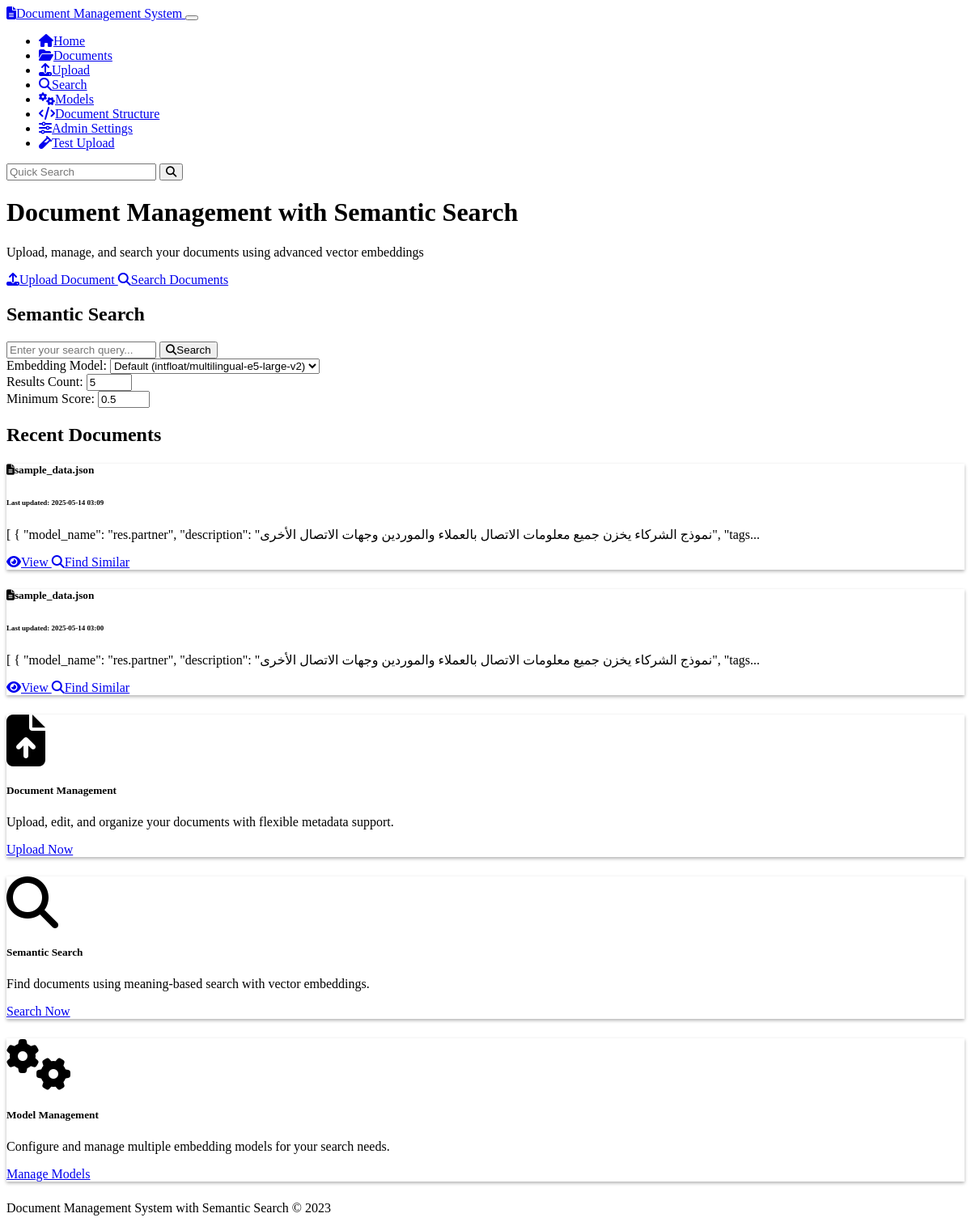
Before: / with the older database file.
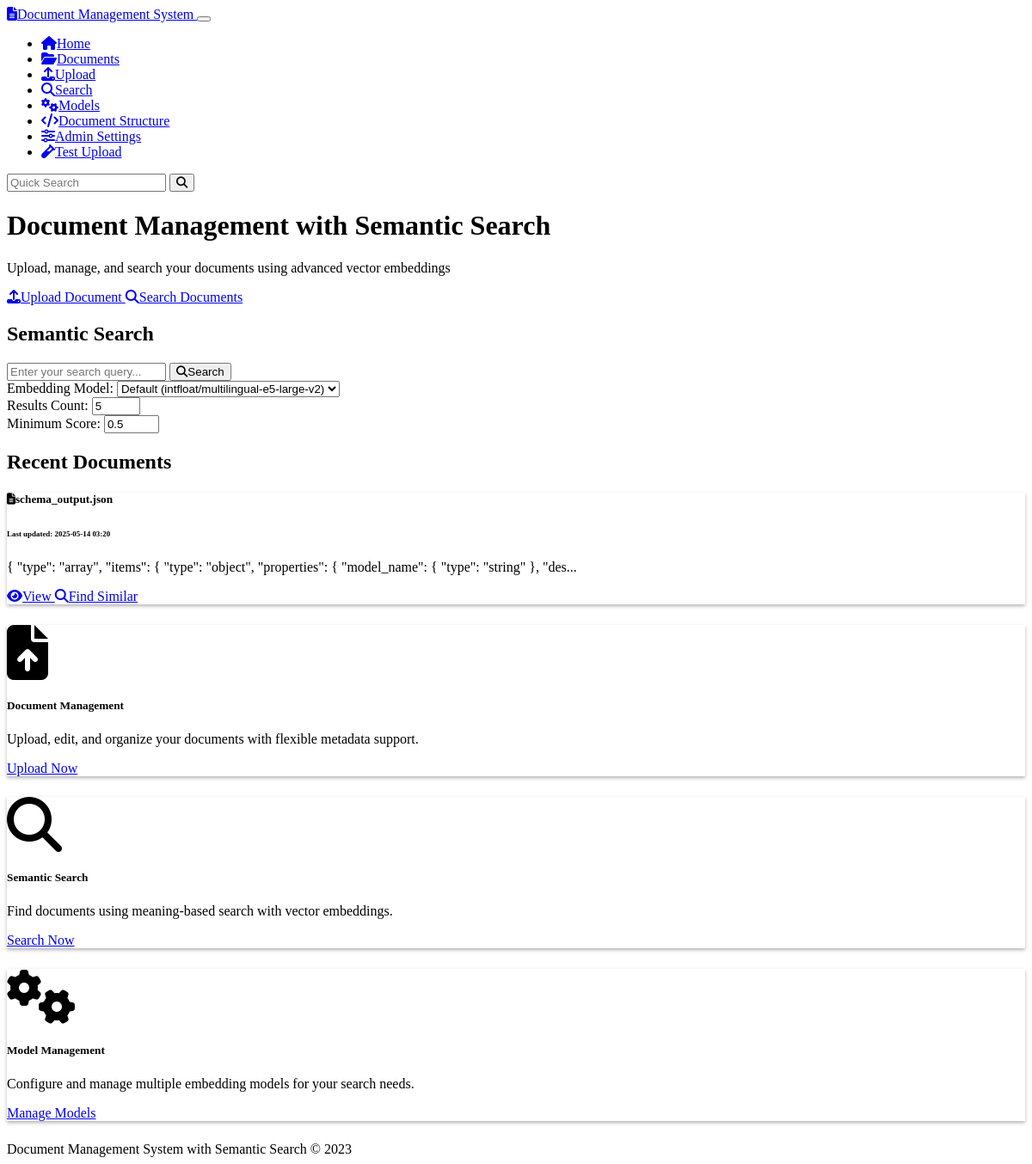
After: the same page with the newer database file.
### models.py (models this page shows, shortened)
class Document(db.Model):
    id = db.Column(db.String(36), primary_key=True, default=lambda: str(uuid.uuid4()))
    name = db.Column(db.String(255), nullable=False)
    content = db.Column(db.Text, nullable=False)
    mime_type = db.Column(db.String(100), nullable=False)
    created_at = db.Column(db.DateTime, default=datetime.datetime.utcnow)
    updated_at = db.Column(db.DateTime, default=datetime.datetime.utcnow, onupdate=datetime.datetime.utcnow)
    chunks = db.relationship('Chunk', backref='document', cascade='all, delete-orphan')
    doc_metadata = db.relationship('Metadata', backref='document', cascade='all, delete-orphan')

### routes.py (the view)
@app.route('/')
def index():
    ensure_default_model()
    em = get_embedding_manager()
    recent_documents = Document.query.order_by(Document.updated_at.desc()).limit(5).all()
    active_models = em.get_active_models()
    default_model = em.get_default_model()
    return render_template(
        'index.html',
        recent_documents=recent_documents,
        active_models=active_models,
        default_model=default_model
    )

### embedding_models.py (called while the page is built)
    def get_default_model(self) -> Optional[EmbeddingModel]:
        return EmbeddingModel.query.filter_by(is_default=True, is_active=True).first()

    def get_active_models(self) -> List[EmbeddingModel]:
        return EmbeddingModel.query.filter_by(is_active=True).all()

### routes.py (called while the page is built)
def get_embedding_manager():
    global embedding_manager
    if embedding_manager is None:
        embedding_manager = EmbeddingModelManager()
    return embedding_manager

def ensure_default_model():
    with app.app_context():
        if not EmbeddingModel.query.first():
            manager = get_embedding_manager()
            manager.add_model(
                name="Simple Vector Embedding",
                model_type="simple-embedder",
                model_path="default",
                dimension=384,
                is_active=True,
                is_default=True
            )

### templates/index.html (shortened to what this page needs)
{% extends 'base.html' %}
{% block content %}
<div class="row">
    <div class="col-md-8 mx-auto text-center mb-5">
        <h1 class="display-5 fw-bold mb-4">Document Management with Semantic Search</h1>
        <p class="lead mb-4">Upload, manage, and search your documents using advanced vector embeddings</p>
        <div class="d-grid gap-2 d-sm-flex justify-content-center">
            <a href="{{ url_for('upload') }}" class="btn btn-primary btn-lg px-4 gap-3">
                <i class="fas fa-upload me-2"></i>Upload Document
            </a>
            <a href="{{ url_for('search_page') }}" class="btn btn-outline-secondary btn-lg px-4">
                <i class="fas fa-search me-2"></i>Search Documents
            </a>
        </div>
    </div>
</div>
<div class="row mb-5">
    <div class="col-md-10 mx-auto">
        <div class="p-5 bg-dark rounded-3 shadow">
            <h2 class="text-center mb-4">Semantic Search</h2>
            <form action="{{ url_for('search_page') }}" method="get">
                <div class="input-group mb-3">
                    <input type="text" class="form-control form-control-lg" name="query"
                           placeholder="Enter your search query..." aria-label="Search query">
                    <button class="btn btn-info" type="submit">
                        <i class="fas fa-search me-2"></i>Search
                    </button>
                </div>
                <div class="row g-3 align-items-center">
                    <div class="col-md-4">
                        <label for="model-select" class="form-label">Embedding Model:</label>
                        <select class="form-select" id="model-select" name="model_id">
                            <option value="">Default ({{ default_model.name if default_model else 'None' }})</option>
                        </select>
                    </div>
                    <div class="col-md-4">
                        <label for="top-k" class="form-label">Results Count:</label>
                        <input type="number" class="form-control" id="top-k" name="top_k" value="5" min="1" max="20">
                    </div>
                    <div class="col-md-4">
                        <label for="min-score" class="form-label">Minimum Score:</label>
                        <input type="number" class="form-control" id="min-score" name="min_score" value="0.5" min="0" max="1" step="0.1">
                    </div>
                </div>
            </form>
        </div>
    </div>
</div>
<div class="row mb-4">
    <div class="col-12">
        <h2 class="border-bottom pb-2">Recent Documents</h2>
    </div>
</div>
<div class="row">
    {% if recent_documents %}
        {% for document in recent_documents %}
            <div class="col-md-6 mb-4">
                <div class="card h-100">
                    <div class="card-body">
                        <h5 class="card-title">
                            <i class="fas fa-file-alt me-2"></i>{{ document.name }}
                        </h5>
                        <h6 class="card-subtitle mb-2 text-muted">
                            <small>Last updated: {{ document.updated_at.strftime('%Y-%m-%d %H:%M') }}</small>
                        </h6>
                        <p class="card-text">
                            {{ (document.content[:150] + '...') if document.content|length > 150 else document.content }}
                        </p>
                    </div>
                    <div class="card-footer bg-transparent">
                        <a href="{{ url_for('document_view', document_id=document.id) }}" class="btn btn-sm btn-outline-info">
                            <i class="fas fa-eye me-1"></i>View
                        </a>
                        <a href="{{ url_for('search_page') }}?query={{ document.name }}" class="btn btn-sm btn-outline-secondary">
                            <i class="fas fa-search me-1"></i>Find Similar
                        </a>
                    </div>
                </div>
            </div>
        {% endfor %}
    {% else %}
        <div class="col-12">
            <div class="alert alert-info">
                <i class="fas fa-info-circle me-2"></i>No documents yet. <a href="{{ url_for('upload') }}">Upload your first document</a>!
            </div>
        </div>
    {% endif %}
</div>
<div class="row mt-5">
    <div class="col-md-4 mb-4">
        <div class="card h-100 text-center">
            <div class="card-body">
                <div class="py-3">
                    <i class="fas fa-file-upload fa-4x text-primary mb-3"></i>
                    <h5 class="card-title">Document Management</h5>
                    <p class="card-text">Upload, edit, and organize your documents with flexible metadata support.</p>
                </div>
            </div>
            <div class="card-footer bg-transparent">
                <a href="{{ url_for('upload') }}" class="btn btn-sm btn-outline-primary">Upload Now</a>
            </div>
        </div>
    </div>
    <div class="col-md-4 mb-4">
        <div class="card h-100 text-center">
            <div class="card-body">
                <div class="py-3">
                    <i class="fas fa-search fa-4x text-info mb-3"></i>
                    <h5 class="card-title">Semantic Search</h5>
                    <p class="card-text">Find documents using meaning-based search with vector embeddings.</p>
                </div>
            </div>
            <div class="card-footer bg-transparent">
                <a href="{{ url_for('search_page') }}" class="btn btn-sm btn-outline-info">Search Now</a>
            </div>
        </div>
    </div>
    <div class="col-md-4 mb-4">
        <div class="card h-100 text-center">
            <div class="card-body">
                <div class="py-3">
                    <i class="fas fa-cogs fa-4x text-warning mb-3"></i>
                    <h5 class="card-title">Model Management</h5>
                    <p class="card-text">Configure and manage multiple embedding models for your search needs.</p>
                </div>
            </div>
            <div class="card-footer bg-transparent">
                <a href="{{ url_for('model_management') }}" class="btn btn-sm btn-outline-warning">Manage Models</a>
            </div>
        </div>
    </div>
</div>
{% endblock %}

### templates/base.html (shortened to what this page needs)
<!DOCTYPE html>
<html lang="en" data-bs-theme="dark">
<head>
    <link rel="stylesheet" href="https://cdn.replit.com/agent/bootstrap-agent-dark-theme.min.css">
    <link rel="stylesheet" href="https://cdnjs.cloudflare.com/ajax/libs/font-awesome/6.4.0/css/all.min.css">
    <link rel="stylesheet" href="{{ url_for('static', filename='css/custom.css') }}">
</head>
<body>
    <nav class="navbar navbar-expand-lg navbar-dark bg-dark">
        <div class="container">
            <a class="navbar-brand" href="{{ url_for('index') }}">
                <i class="fas fa-file-alt me-2"></i>Document Management System
            </a>
            <button class="navbar-toggler" type="button" data-bs-toggle="collapse" data-bs-target="#navbarNav"
                    aria-controls="navbarNav" aria-expanded="false" aria-label="Toggle navigation">
            </button>
            <div class="collapse navbar-collapse" id="navbarNav">
                <ul class="navbar-nav me-auto">
                    <li class="nav-item">
                        <a class="nav-link" href="{{ url_for('index') }}">
                            <i class="fas fa-home me-1"></i>Home
                        </a>
                    </li>
                    <li class="nav-item">
                        <a class="nav-link" href="{{ url_for('document_list') }}">
                            <i class="fas fa-folder-open me-1"></i>Documents
                        </a>
                    </li>
                    <li class="nav-item">
                        <a class="nav-link" href="{{ url_for('upload') }}">
                            <i class="fas fa-upload me-1"></i>Upload
                        </a>
                    </li>
                    <li class="nav-item">
                        <a class="nav-link" href="{{ url_for('search_page') }}">
                            <i class="fas fa-search me-1"></i>Search
                        </a>
                    </li>
                    <li class="nav-item">
                        <a class="nav-link" href="{{ url_for('model_management') }}">
                            <i class="fas fa-cogs me-1"></i>Models
                        </a>
                    </li>
                    <li class="nav-item">
                        <a class="nav-link" href="{{ url_for('document_schema_page') }}">
                            <i class="fas fa-code me-1"></i>Document Structure
                        </a>
                    </li>
                    <li class="nav-item">
                        <a class="nav-link" href="{{ url_for('admin_settings_page') }}">
                            <i class="fas fa-sliders-h me-1"></i>Admin Settings
                        </a>
                    </li>
                    <li class="nav-item">
                        <a class="nav-link" href="{{ url_for('test_upload_page') }}">
                            <i class="fas fa-vial me-1"></i>Test Upload
                        </a>
                    </li>
                </ul>
                <form class="d-flex" action="{{ url_for('search_page') }}" method="get">
                    <input class="form-control me-2" type="search" name="query" placeholder="Quick Search" aria-label="Search">
                    <button class="btn btn-outline-info" type="submit">
                        <i class="fas fa-search"></i>
                    </button>
                </form>
            </div>
        </div>
    </nav>
    <div class="container py-4">
        {% block content %}{% endblock %}
    </div>
    <footer class="footer mt-auto py-3 bg-dark">
        <div class="container text-center">
            <span class="text-muted">Document Management System with Semantic Search &copy; 2023</span>
        </div>
    </footer>
</body>
</html>

### static/css/custom.css (style rules this page uses)
body { min-height: 100vh; display: flex; flex-direction: column; }
.footer { margin-top: auto; }
.card { box-shadow: 0 0.125rem 0.25rem rgba(0, 0, 0, 0.3); margin-bottom: 1.5rem; }
.btn { font-weight: 500; }
.btn-primary { background-color: var(--bs-primary); border-color: var(--bs-primary); }
.btn-info { color: var(--bs-dark); }
.card .fa-4x { transition: transform 0.3s ease-in-out; }

Changed rows visible on the page:
removed Document: name "sample_data.json", updated_at "2025-05-14 03:09", content "[ { \"model_name\": \"res.partner\", \"description\": \"نموذج الشركاء يخزن جميع معلومات الاتصال بالعملاء والموردين وجهات الاتصال الأخرى\", \"tags..."
removed Document: name "sample_data.json", updated_at "2025-05-14 03:00", content "[ { \"model_name\": \"res.partner\", \"description\": \"نموذج الشركاء يخزن جميع معلومات الاتصال بالعملاء والموردين وجهات الاتصال الأخرى\", \"tags..."
added Document: name "schema_output.json", updated_at "2025-05-14 03:20", content "{ \"type\": \"array\", \"items\": { \"type\": \"object\", \"properties\": { \"model_name\": { \"type\": \"string\" }, \"des..."
